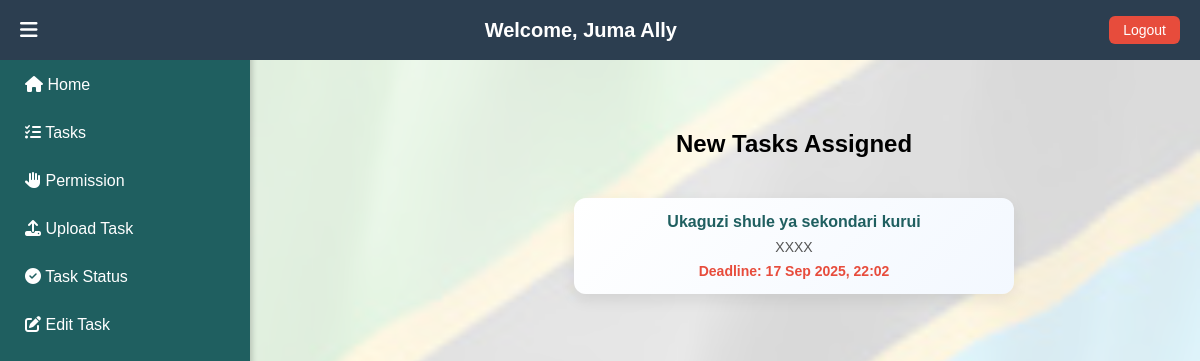
The app's page /view_tasks.php (signed in) with its own data.
### tables this page shows
CREATE TABLE `tasks` (
  `id` int(11) NOT NULL AUTO_INCREMENT,
  `title` varchar(255) NOT NULL,
  `description` text DEFAULT NULL,
  `file_path` varchar(255) DEFAULT NULL,
  `assigned_to` int(11) NOT NULL,
  `uploaded_by` int(11) NOT NULL,
  `created_at` timestamp NOT NULL DEFAULT current_timestamp(),
  `deadline` datetime NOT NULL DEFAULT current_timestamp(),
  `school_id` int(11) DEFAULT NULL,
  PRIMARY KEY (`id`),
  KEY `assigned_to` (`assigned_to`),
  KEY `uploaded_by` (`uploaded_by`),
  KEY `school_id` (`school_id`),
  CONSTRAINT `tasks_ibfk_1` FOREIGN KEY (`assigned_to`) REFERENCES `users` (`id`),
  CONSTRAINT `tasks_ibfk_2` FOREIGN KEY (`uploaded_by`) REFERENCES `users` (`id`),
  CONSTRAINT `tasks_ibfk_3` FOREIGN KEY (`school_id`) REFERENCES `schools` (`id`) ON DELETE SET NULL
);

### view_tasks.php (the view, shortened to what this page needs)
<?php
require 'db.php';
$user_id = $_SESSION['user_id'];
$username = $_SESSION['username'];
$stmt = $conn->prepare("SELECT title, description, deadline, file_path
                        FROM tasks
                        WHERE assigned_to = ?
                        ORDER BY deadline ASC");
$stmt->bind_param("i", $user_id);
$stmt->execute();
$result = $stmt->get_result();
$tasks = $result->fetch_all(MYSQLI_ASSOC);
?>
<!DOCTYPE html>
<html lang="en">
<head>
<link rel="stylesheet" href="https://cdnjs.cloudflare.com/ajax/libs/font-awesome/6.5.0/css/all.min.css">
</head>
<body>
<div class="sidebar" id="sidebar">
    <h2>Employee Panel</h2>
   <a href="employee_dashboard.php"><i class="fas fa-home"></i> Home</a>
    <a href="view_tasks.php"><i class="fas fa-tasks"></i> Tasks</a>
    <a href="ask_permission.php"><i class="fas fa-hand-paper"></i> Permission</a>
     <a href="upload_task.php"><i class="fas fa-upload"></i> Upload Task</a>
    <a href="task_status.php"><i class="fas fa-check-circle"></i> Task Status</a>
    <a href="edit_task.php"><i class="fas fa-edit"></i> Edit Task</a>
</div>
<div class="header">
    <span class="menu-toggle" id="menuToggle"><i class="fas fa-bars"></i></span>
    <h1 class="header-title">Welcome, <?php echo htmlspecialchars($username); ?></h1>
    <a href="logout.php" class="logout-btn">Logout</a>
</div>
<div class="main" id="mainContent">
    <div class="container">
        <h2>New Tasks Assigned</h2>
        <?php if (count($tasks) === 0): ?>
            <p>No new tasks available.</p>
        <?php else: ?>
            <?php foreach ($tasks as $task): ?>
    <div class="task-card">
        <h3><?= htmlspecialchars($task['title']) ?></h3>
        <?php if (!empty($task['description'])): ?>
            <p><?= nl2br(htmlspecialchars($task['description'])) ?></p>
        <?php endif; ?>
        <?php if (!empty($task['deadline'])): ?>
            <p class="deadline">Deadline: <?= date("d M Y, H:i", strtotime($task['deadline'])) ?></p>
        <?php endif; ?>
    </div>
<?php endforeach; ?>
        <?php endif; ?>
    </div>
</div>
</body>
</html>

### view_tasks.php (style rules this page uses)
body { margin: 0; font-family: Arial, sans-serif; min-height: 100vh; display: flex; background-image: url('images/Tanzania.jpg'); background-size: cover; background-position: center; background-repeat: no-repeat; position: relative; }
body::before { content: ""; position: absolute; inset: 0; background: rgba(255,255,255,0.85); z-index: -1; }
body::after { content: ""; position: absolute; top: 50%; left: 50%; width: 120px; height: 120px; background-image: url('images/emblem.png'); background-size: contain; background-repeat: no-repeat; opacity: 0.2; transform: translate(-50%, -50%); z-index: -1; }
.sidebar { width: 220px; background: #1F5F60; color: white; display: flex; flex-direction: column; padding: 20px 15px; box-shadow: 2px 0 6px rgba(0,0,0,0.2); transition: transform 0.3s ease; position: fixed; top: 0; left: 0; height: 100%; z-index: 900; }
.sidebar h2 { margin: 0 0 20px; font-size: 18px; }
.sidebar a { color: white; text-decoration: none; padding: 10px; margin: 5px 0; border-radius: 6px; display: block; transition: background 0.3s ease; }
.main { flex: 1; display: flex; flex-direction: column; transition: margin-left 0.3s ease; margin-left: 220px; }
.header { position: fixed; top: 0; left: 0; width: 100%; height: 60px; padding: 10px 20px; background: #2C3E50; color: white; display: flex; align-items: center; z-index: 1000; box-sizing: border-box; }
.menu-toggle { font-size: 20px; cursor: pointer; margin-right: 15px; }
.header-title { flex: 1; text-align: center; font-size: 20px; margin: 0; }
.logout-btn { background: #E74C3C; color: white; padding: 6px 14px; text-decoration: none; border-radius: 6px; font-size: 14px; }
.container { flex: 1; display: flex; flex-direction: column; gap: 20px; padding: 30px; margin-top: 80px; align-items: center; }
.container h2 { text-align: center; margin-bottom: 20px; }
.container p { text-align: center; font-size: 16px; color: #555; }
.task-card { background: linear-gradient(135deg, #ffffff, #f3f8ff); padding: 15px 20px; border-radius: 12px; box-shadow: 0 6px 15px rgba(0,0,0,0.08); display: flex; flex-direction: column; gap: 8px; width: 100%; max-width: 400px; }
.task-card h3 { margin: 0; font-size: 16px; color: #1F5F60; text-align: center; }
.task-card p { margin: 0; font-size: 14px; color: #555; text-align: center; }
.task-card .deadline { font-weight: bold; color: #E74C3C; }

### records on screen
tasks: title "Ukaguzi shule ya sekondari kurui", description "XXXX", deadline "17 Sep 2025, 22:02"

### other values on screen
$username "Juma Ally"
